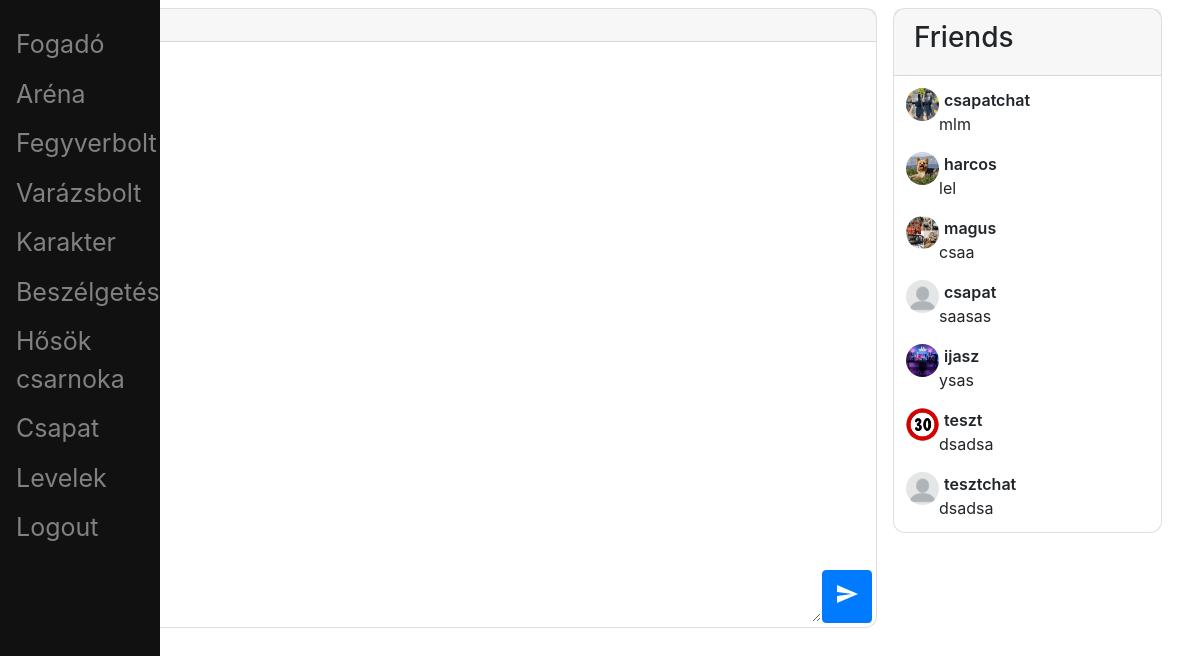
/messages/ (signed in), run on the app's committed database.
### private_chat/models.py (models this page shows)
class PrivateChatRoomMessage(models.Model):
	user 			= models.ForeignKey(settings.AUTH_USER_MODEL, on_delete=models.CASCADE)
	room 			= models.ForeignKey(PrivateChatRoom, on_delete=models.CASCADE)
	sending_time	= models.DateTimeField(auto_now_add=True)
	content 		= models.TextField(unique=False, blank=False)
	objects = PrivateChatRoomMessageManager()
	def __str__(self):
		return self.content
	def get_sending_time(self):
		return self.sending_time

### account/models.py (models this page shows, shortened)
class Account(AbstractBaseUser):
	username		= models.CharField(verbose_name = 'username', max_length = 20, unique = True)
	email 			= models.EmailField(verbose_name = 'email', max_length = 128, unique = True)
	date_joined		= models.DateTimeField(verbose_name = 'date joined', auto_now_add = True)
	last_login		= models.DateTimeField(verbose_name = 'last login', auto_now = True)
	is_admin		= models.BooleanField(default=False)
	is_superuser	= models.BooleanField(default=False)
	is_staff		= models.BooleanField(default=False)
	is_active		= models.BooleanField(default=True) # - lehet false pl email-es aktivalas
	profile_image	= models.ImageField(null=True, blank=True, upload_to=profile_image_path)
	objects = CustomAccountManager()
	USERNAME_FIELD 	= 'username'
	REQUIRED_FIELDS	= ['email']

### private_chat/views.py (the view, shortened to what this page needs)
# urls.py: path('', private_chat_page_view, name='private_chat_room'),
@login_required(login_url='login')
def private_chat_page_view(request, *args, **kwargs):
	print(request.GET.get('room_id'))
	user = request.user
	room_id = request.GET.get('room_id')
	context = {}
	print('TULJOTTEM')
	rooms_parameter_user1 = PrivateChatRoom.objects.filter(user1=user)
	rooms_parameter_user2 = PrivateChatRoom.objects.filter(user2=user)
	rooms = list(chain(rooms_parameter_user1, rooms_parameter_user2)) # mergeli és eltávolítja a duplikált elemeket
	messages_and_users = []
	users = []
	for room in rooms:
		if room.user1 == user:
			other_user = room.user2
		else:
			other_user = room.user1
		try:
			profile_image = other_user.profile_image.url
		except Exception as e:
			profile_image = STATIC_IMAGE_PATH_IF_DEFAULT_PIC_SET
		try:
			recent_message = PrivateChatRoomMessage.objects.filter(room=room).order_by('-sending_time')[0]
		except:
			recent_message = (f'{room.user1} létrehozta a szobát')
		"""
		strhez a sending timeot is hozza kell adni
		print('heh')
		recent_message_list = str(recent_message).split()
		recent_message = recent_message_list[0] # csak a message
		date_string = recent_message_list[1] + " " + recent_message_list[2] # a dátum
		print(date_string)
		print('heh vege')
		#print(PrivateChatRoomMessage.objects.filter(room=room).order_by('-sending_time')[0])
		"""
		try:
			recent_message_sending_time = PrivateChatRoomMessage.objects.filter(room=room).order_by('-sending_time')[0].get_sending_time() # megkaptuk a legutolso uzenet kuldesi datumat
		except:
			recent_message_sending_time = DEFAULT_SENDING_TIME
		messages_and_users.append({
				'message': recent_message,
				'recent_message_sending_time': recent_message_sending_time,
				'other_user': other_user,
				'profile_image': profile_image,
			})
	messages_and_users = sorted(messages_and_users, key=lambda x: x['recent_message_sending_time'], reverse=True)
	context['debug_mode'] = settings.DEBUG
	context['messages_and_users'] = messages_and_users
	return render(request, 'private_chat/room.html', context)

### private_chat/templates/private_chat/room.html (shortened to what this page needs)
{% extends 'base.html' %}
{% load static %}
{% block content %}
<div class="container">
	<div class="row">
		<div class="col-sm-9 m-0 p-2">
			<div class="card" id="id_chatroom_card">
				<div class="d-flex flex-row align-items-center card-header" id="id_room_title">
				<a class="d-flex flex-row" id="id_user_info_container">
				</a>
				</div>
				<div class="card-body p-1">
					<div class="d-flex flex-column" id="id_chat_log_container">
						<div class="d-flex chat-log" id="chat_messages_id">
						</div>
						<span class="{% if not debug_mode %}d-none{% endif %} page-number" id="id_page_number">1</span>
						<div class="d-flex flex-row chat-message-input-container">
							<textarea class="flex-grow-1 chat-message-input" id="send-message-textarea_id"></textarea>
							<button class="btn btn-primary chat-message-submit-button">
								<span id="send-message-submit_id" class="material-icons">send
								</span>
							</button>
						</div>
					</div>
				</div>
			</div>
		</div>
		<div class="col-sm-3 m-0 p-2" id="recent-chat-with-users">
			<div class="card">
				<div class="d-flex flex-row align-items-center card-header">
					<h3 >Friends</h3>
				</div>
				<div class="card-body p-1">
					<div class="d-flex flex-column friends-list-container " id="refresh-me">
						{% for message_and_user in messages_and_users %}
						<div class="d-flex flex-row p-2 friend-container flex-grow-1" onclick="selectUserChatRoom('{{message_and_user.other_user.id}}')" id="id_friend_container_{{message_and_user.other_user.id}}">
							<img class="profile-image rounded-circle img-fluid" id="id_friend_img_{{message_and_user.other_user.id}}" src="{{message_and_user.profile_image}}" >
							<div class="d-flex flex-column">
								<span class="username-span">{{message_and_user.other_user.username}}</span>
								<span>{{message_and_user.message|truncatechars:30}}</span>
							</div>
						</div>
						{% endfor %}
					</div>
				</div>
			</div>
		</div>
	</div>
</div>
{% endblock content %}

### private_chat/templates/private_chat/room.html (style rules this page uses)
.chat-log { height: 500px; overflow-x: hidden; overflow-y: auto; padding: 10px; background-color: #fff; font-size: 0.9em; flex-direction: column-reverse; }
.chat-message-input-container { outline: none; box-shadow: none; }
.chat-message-input { outline: none; border: 1px solid #fff; border-top: 2px solid var(--main-background-color); }
.username-span { font-weight: 600; margin-top: 0px; margin-bottom: auto; margin-left: 5px; margin-right: 5px; }
.profile-image { width: 33px; height: 33px; margin-top: 0px; margin-bottom: auto; }
.card { border-radius: 12px; }
.friends-list-container { max-height: 500px; overflow-y: scroll; }

### data on the page
PrivateChatRoomMessage: shows a picture, other_user.username "csapatchat", message "mlm"
PrivateChatRoomMessage: shows a picture, other_user.username "harcos", message "lel"
PrivateChatRoomMessage: shows a picture, other_user.username "magus", message "csaa"
PrivateChatRoomMessage: other_user.username "csapat", message "saasas"
PrivateChatRoomMessage: shows a picture, other_user.username "ijasz", message "ysas"
PrivateChatRoomMessage: shows a picture, other_user.username "teszt", message "dsadsa"
PrivateChatRoomMessage: other_user.username "tesztchat", message "dsadsa"
